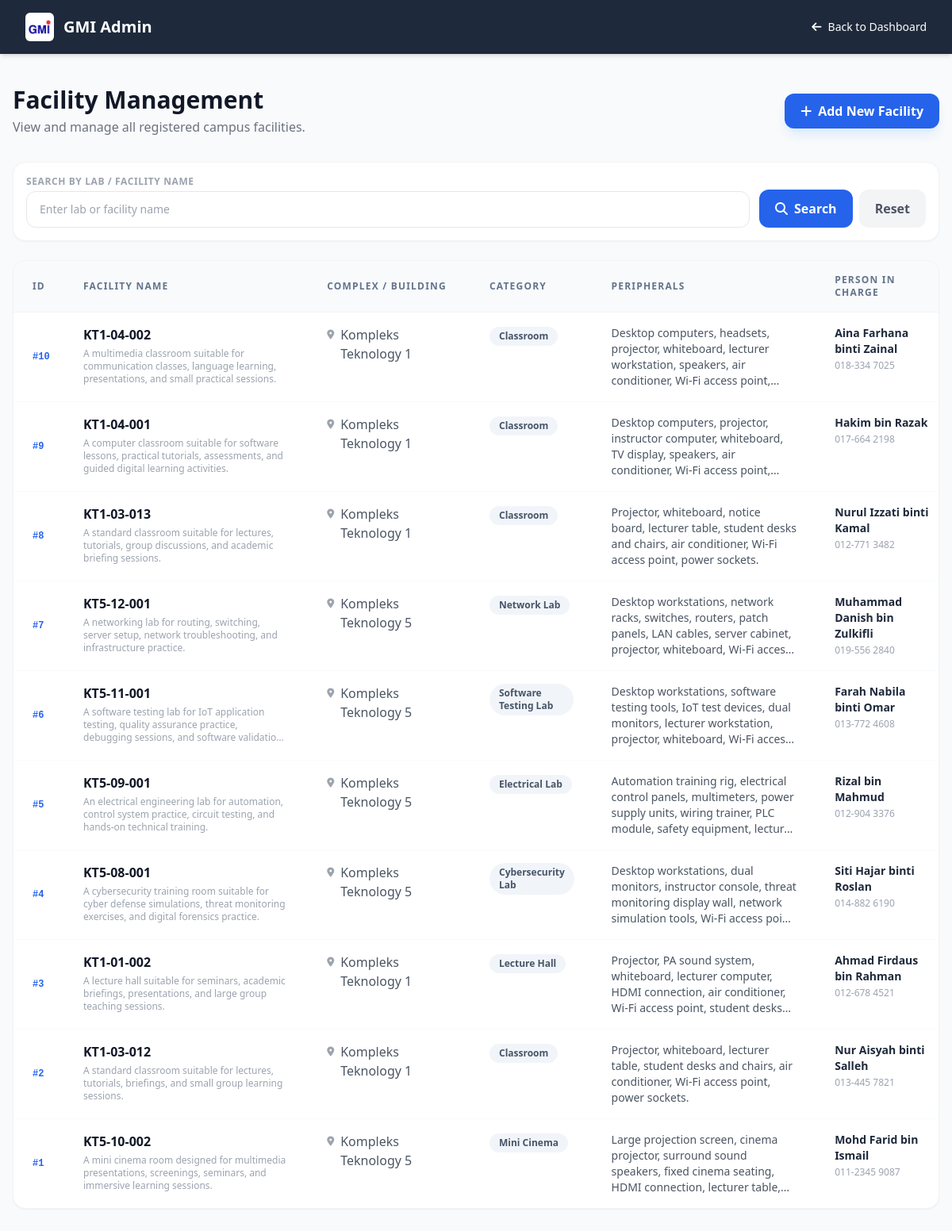
The page /mng_facility.php (signed in) on the database its author committed.
### tables this page shows
CREATE TABLE `system_settings` (
  `setting_key` varchar(100) NOT NULL,
  `setting_value` varchar(255) DEFAULT NULL
);

CREATE TABLE `facility_descriptions` (
  `description_id` int(11) NOT NULL,
  `facility_id` int(11) NOT NULL,
  `description` text DEFAULT NULL,
  `unique_details` text DEFAULT NULL,
  `created_at` timestamp NOT NULL DEFAULT current_timestamp(),
  `updated_at` timestamp NOT NULL DEFAULT current_timestamp() ON UPDATE current_timestamp()
);

CREATE TABLE `facilities` (
  `facility_id` int(20) NOT NULL,
  `name` varchar(100) NOT NULL,
  `location` varchar(100) NOT NULL,
  `category` varchar(50) NOT NULL,
  `description` text DEFAULT NULL,
  `peripherals` text DEFAULT NULL,
  `image_url` varchar(255) DEFAULT NULL,
  `person_in_charge` varchar(100) DEFAULT NULL,
  `pic_phone` varchar(30) DEFAULT NULL,
  `pic_details` text DEFAULT NULL
);

### mng_facility.php (the view, shortened to what this page needs)
<?php
include 'connectdb.php';
require_once 'system_helpers.php';
mysqli_select_db($dataconn, 'cookie');
$search = isset($_GET['search']) ? trim($_GET['search']) : '';
?>
<!DOCTYPE html>
<html lang="en">
<head>
    <script src="https://cdn.tailwindcss.com"></script>
    <link rel="stylesheet" href="https://cdnjs.cloudflare.com/ajax/libs/font-awesome/6.4.0/css/all.min.css">
</head>
<body class="bg-gray-50 font-sans antialiased text-gray-800">
    <nav class="bg-slate-800 text-white shadow-md px-8 py-4 flex justify-between items-center">
        <div class="flex items-center space-x-3">
            <?= spg_brand_logo($dataconn, 'h-9 w-9') ?>
            <span class="text-xl font-bold">GMI Admin</span>
        </div>
        <a href="admin.php" class="text-sm hover:text-blue-400 transition"><i class="fa-solid fa-arrow-left mr-2"></i>Back to Dashboard</a>
    </nav>
    <main class="max-w-[1500px] mx-auto px-4 py-10">
        <div class="flex justify-between items-center mb-8">
            <div>
                <h1 class="text-3xl font-bold text-gray-900">Facility Management</h1>
                <p class="text-gray-500 mt-1">View and manage all registered campus facilities.</p>
            </div>
            <a href="add_facility.php" class="bg-blue-600 hover:bg-blue-700 text-white px-5 py-2.5 rounded-xl font-bold transition flex items-center shadow-lg shadow-blue-100">
                <i class="fa-solid fa-plus mr-2"></i> Add New Facility
            </a>
        </div>
        <form method="GET" class="bg-white rounded-2xl shadow-sm border border-gray-100 p-4 mb-6 flex flex-col md:flex-row gap-3">
            <div class="flex-1">
                <label class="block text-xs font-bold text-gray-400 uppercase tracking-wider mb-1">Search by Lab / Facility Name</label>
                <input type="text" name="search" value="<?= htmlspecialchars($search) ?>" placeholder="Enter lab or facility name"
                    class="w-full px-4 py-3 rounded-xl border border-gray-200 focus:ring-2 focus:ring-blue-500 outline-none text-sm">
            </div>
            <div class="flex items-end gap-2">
                <button class="bg-blue-600 hover:bg-blue-700 text-white px-5 py-3 rounded-xl font-bold transition">
                    <i class="fa-solid fa-magnifying-glass mr-2"></i>Search
                </button>
                <a href="mng_facility.php" class="bg-gray-100 hover:bg-gray-200 text-gray-600 px-5 py-3 rounded-xl font-bold transition">Reset</a>
            </div>
        </form>
        <div class="bg-white rounded-2xl shadow-sm border border-gray-100 overflow-hidden">
            <div class="overflow-x-auto">
                <table class="w-full min-w-[1280px] text-left table-fixed">
                    <colgroup>
                        <col class="w-[5%]">
                        <col class="w-[24%]">
                        <col class="w-[16%]">
                        <col class="w-[12%]">
                        <col class="w-[22%]">
                        <col class="w-[13%]">
                        <col class="w-[8%]">
                    </colgroup>
                    <thead>
                        <tr class="bg-slate-50 border-b border-gray-100 text-xs font-bold uppercase tracking-widest text-slate-500">
                            <th class="px-6 py-4">ID</th>
                            <th class="px-6 py-4">Facility Name</th>
                            <th class="px-6 py-4">Complex / Building</th>
                            <th class="px-6 py-4">Category</th>
                            <th class="px-6 py-4">Peripherals</th>
                            <th class="px-6 py-4">Person In Charge</th>
                        </tr>
                    </thead>
                    <tbody class="divide-y divide-gray-50">
                        <?php
                        $query = "SELECT f.*, " . spg_facility_description_select('f', 'fd') . "
                            FROM facilities f
                            " . spg_facility_description_join('f', 'fd');
                        $query .= " ORDER BY f.facility_id DESC";
                        $result = mysqli_query($dataconn, $query);
                        if ($result && mysqli_num_rows($result) > 0) {
                            while ($row = mysqli_fetch_assoc($result)) {
                                echo "<tr class='hover:bg-blue-50/30 transition'>";
                                echo "<td class='px-6 py-4 font-mono text-xs text-blue-600 font-bold whitespace-nowrap'>#" . $row['facility_id'] . "</td>";
                                echo "<td class='px-6 py-4 align-top'>";
                                echo "<div class='font-bold text-gray-900'>" . htmlspecialchars($row['name']) . "</div>";
                                echo "<div class='text-xs text-gray-400 mt-1 line-clamp-3' title='" . htmlspecialchars($row['facility_description'] ?? '', ENT_QUOTES) . "'>" . htmlspecialchars($row['facility_description'] ?? '') . "</div>";
                                echo "</td>";
                                echo "<td class='px-6 py-4 text-gray-600 align-top'><div class='flex items-start gap-2'><i class='fa-solid fa-location-dot text-gray-400 text-xs mt-1'></i><span>" . htmlspecialchars($row['location']) . "</span></div></td>";
                                echo "<td class='px-6 py-4 align-top'><span class='inline-block px-3 py-1 rounded-full bg-slate-100 text-slate-600 text-xs font-bold break-words'>" . htmlspecialchars($row['category']) . "</span></td>";
                                echo "<td class='px-6 py-4 text-gray-600 text-sm align-top'><div class='line-clamp-4' title='" . htmlspecialchars($row['peripherals'] ?? '', ENT_QUOTES) . "'>" . nl2br(htmlspecialchars($row['peripherals'] ?? '')) . "</div></td>";
                                echo "<td class='px-6 py-4 text-gray-600 text-sm align-top'>";
                                echo "<span class='font-bold text-slate-800'>" . htmlspecialchars($row['person_in_charge'] ?? '') . "</span><br>";
                                echo "<span class='text-xs text-gray-400'>" . htmlspecialchars($row['pic_phone'] ?? '') . "</span>";
                                echo "</td>";
                                echo "</tr>";
                            }
                        } else {
                            echo "<tr><td colspan='7' class='px-6 py-10 text-center text-gray-400 italic'>No facilities found in the database.</td></tr>";
                        }
                        ?>
                    </tbody>
                </table>
            </div>
        </div>
    </main>
</body>
</html>

### system_helpers.php (shortened to what this page needs)
<?php
function spg_column_exists($conn, $table, $column) {
    $table = mysqli_real_escape_string($conn, $table);
    $column = mysqli_real_escape_string($conn, $column);
    $result = mysqli_query($conn, "SHOW COLUMNS FROM `$table` LIKE '$column'");
    return $result && mysqli_num_rows($result) > 0;
}
function spg_ensure_schema($conn) {
    mysqli_query($conn, "CREATE TABLE IF NOT EXISTS system_settings (
        setting_key VARCHAR(100) NOT NULL PRIMARY KEY,
        setting_value VARCHAR(255) NULL
    )");
    mysqli_query($conn, "CREATE TABLE IF NOT EXISTS facility_categories (
        category_id INT NOT NULL AUTO_INCREMENT PRIMARY KEY,
        category_name VARCHAR(50) NOT NULL UNIQUE
    )");
    mysqli_query($conn, "CREATE TABLE IF NOT EXISTS facility_descriptions (
        description_id INT NOT NULL AUTO_INCREMENT PRIMARY KEY,
        facility_id INT NOT NULL UNIQUE,
        description TEXT NULL,
        unique_details TEXT NULL,
        created_at TIMESTAMP DEFAULT CURRENT_TIMESTAMP,
        updated_at TIMESTAMP DEFAULT CURRENT_TIMESTAMP ON UPDATE CURRENT_TIMESTAMP
    )");
    $default_categories = array('Classroom', 'Computer Lab', 'Lecture Hall', 'Meeting Room', 'Auditorium', 'Workshop', 'Laboratory', 'Mini Cinema');
    foreach ($default_categories as $category) {
        $category = mysqli_real_escape_string($conn, $category);
        mysqli_query($conn, "INSERT IGNORE INTO facility_categories (category_name) VALUES ('$category')");
    }
    mysqli_query($conn, "INSERT IGNORE INTO facility_categories (category_name)
        SELECT DISTINCT category FROM facilities WHERE category IS NOT NULL AND category <> ''");
    $facility_columns = array(
        'description' => "ALTER TABLE facilities ADD description TEXT NULL",
        'peripherals' => "ALTER TABLE facilities ADD peripherals TEXT NULL",
        'image_url' => "ALTER TABLE facilities ADD image_url VARCHAR(255) NULL",
        'person_in_charge' => "ALTER TABLE facilities ADD person_in_charge VARCHAR(100) NULL",
        'pic_phone' => "ALTER TABLE facilities ADD pic_phone VARCHAR(30) NULL",
        'pic_details' => "ALTER TABLE facilities ADD pic_details TEXT NULL"
    );
    foreach ($facility_columns as $column => $sql) {
        if (!spg_column_exists($conn, 'facilities', $column)) {
            mysqli_query($conn, $sql);
        }
    }
    mysqli_query($conn, "INSERT INTO facility_descriptions (facility_id, description)
        SELECT facility_id, description
        FROM facilities
        WHERE description IS NOT NULL AND description <> ''
        ON DUPLICATE KEY UPDATE
            description = IF(facility_descriptions.description IS NULL OR facility_descriptions.description = '', VALUES(description), facility_descriptions.description)");
    mysqli_query($conn, "ALTER TABLE facilities MODIFY name VARCHAR(100) NOT NULL");
    mysqli_query($conn, "ALTER TABLE facilities MODIFY location VARCHAR(100) NOT NULL");
    mysqli_query($conn, "ALTER TABLE facilities MODIFY category VARCHAR(50) NOT NULL");
    if (spg_column_exists($conn, 'users', 'phone_number')) {
        mysqli_query($conn, "ALTER TABLE users MODIFY phone_number VARCHAR(30) NOT NULL");
    }
    if (spg_column_exists($conn, 'booking', 'time')) {
        mysqli_query($conn, "ALTER TABLE booking MODIFY time TIME NOT NULL");
    }
    $booking_columns = array(
        'purpose' => "ALTER TABLE booking ADD purpose VARCHAR(255) NULL",
        'emergency_phone' => "ALTER TABLE booking ADD emergency_phone VARCHAR(30) NULL",
        'remarks' => "ALTER TABLE booking ADD remarks TEXT NULL"
    );
    foreach ($booking_columns as $column => $sql) {
        if (!spg_column_exists($conn, 'booking', $column)) {
            mysqli_query($conn, $sql);
        }
    }
}
function spg_facility_description_join($facility_alias = 'f', $description_alias = 'fd') {
    return "LEFT JOIN facility_descriptions $description_alias ON $description_alias.facility_id = $facility_alias.facility_id";
}
function spg_facility_description_select($facility_alias = 'f', $description_alias = 'fd') {
    return "COALESCE($description_alias.description, $facility_alias.description) AS facility_description, $description_alias.unique_details AS unique_details";
}
function spg_get_setting($conn, $key) {
    spg_ensure_schema($conn);
    $key = mysqli_real_escape_string($conn, $key);
    $result = mysqli_query($conn, "SELECT setting_value FROM system_settings WHERE setting_key = '$key' LIMIT 1");
    if ($result && $row = mysqli_fetch_assoc($result)) {
        return $row['setting_value'];
    }
    return '';
}
function spg_brand_logo($conn, $classes = 'h-9 w-9') {
    $logo_url = trim(spg_get_setting($conn, 'gmi_logo_url'));
    if ($logo_url !== '') {
        return "<img src='" . htmlspecialchars($logo_url) . "' alt='GMI Logo' class='" . htmlspecialchars($classes) . " object-contain bg-white rounded-md p-1'>";
    }
    return "<i class='fa-solid fa-building-shield text-xl'></i>";
}
?>

### mng_facility.php (style rules this page uses)
.line-clamp-3, .line-clamp-4 { display: -webkit-box; -webkit-box-orient: vertical; overflow: hidden; }
.line-clamp-3 { -webkit-line-clamp: 3; }
.line-clamp-4 { -webkit-line-clamp: 4; }

### rows shown on the page
system_settings: setting_value (picture)
facility_descriptions: facility.facility_id "10", facility.name "KT1-04-002", facility_description "A multimedia classroom suitable for communication classes, language learning, presentations, and small practical sessions.", facility.location "Kompleks Teknology 1", facility.category "Classroom", facility.peripherals "Desktop computers, headsets, projector, whiteboard, lecturer workstation, speakers, air conditioner, Wi-Fi access…", facility.person_in_charge "Aina Farhana binti Zainal", facility.pic_phone "018-334 7025"
facility_descriptions: facility.facility_id "9", facility.name "KT1-04-001", facility_description "A computer classroom suitable for software lessons, practical tutorials, assessments, and guided digital learning activities.", facility.location "Kompleks Teknology 1", facility.category "Classroom", facility.peripherals "Desktop computers, projector, instructor computer, whiteboard, TV display, speakers, air conditioner, Wi-Fi access…", facility.person_in_charge "Hakim bin Razak", facility.pic_phone "017-664 2198"
facility_descriptions: facility.facility_id "8", facility.name "KT1-03-013", facility_description "A standard classroom suitable for lectures, tutorials, group discussions, and academic briefing sessions.", facility.location "Kompleks Teknology 1", facility.category "Classroom", facility.peripherals "Projector, whiteboard, notice board, lecturer table, student desks and chairs, air conditioner, Wi-Fi access point, power sockets.", facility.person_in_charge "Nurul Izzati binti Kamal", facility.pic_phone "012-771 3482"
facility_descriptions: facility.facility_id "7", facility.name "KT5-12-001", facility_description "A networking lab for routing, switching, server setup, network troubleshooting, and infrastructure practice.", facility.location "Kompleks Teknology 5", facility.category "Network Lab", facility.peripherals "Desktop workstations, network racks, switches, routers, patch panels, LAN cables, server cabinet, projector, whiteboard, Wi-Fi…", facility.person_in_charge "Muhammad Danish bin Zulkifli", facility.pic_phone "019-556 2840"
facility_descriptions: facility.facility_id "6", facility.name "KT5-11-001", facility_description "A software testing lab for IoT application testing, quality assurance practice, debugging sessions, and software…", facility.location "Kompleks Teknology 5", facility.category "Software Testing Lab", facility.peripherals "Desktop workstations, software testing tools, IoT test devices, dual monitors, lecturer workstation, projector, whiteboard, Wi-Fi…", facility.person_in_charge "Farah Nabila binti Omar", facility.pic_phone "013-772 4608"
facility_descriptions: facility.facility_id "5", facility.name "KT5-09-001", facility_description "An electrical engineering lab for automation, control system practice, circuit testing, and hands-on technical training.", facility.location "Kompleks Teknology 5", facility.category "Electrical Lab", facility.peripherals "Automation training rig, electrical control panels, multimeters, power supply units, wiring trainer, PLC module, safety equipment,…", facility.person_in_charge "Rizal bin Mahmud", facility.pic_phone "012-904 3376"
facility_descriptions: facility.facility_id "4", facility.name "KT5-08-001", facility_description "A cybersecurity training room suitable for cyber defense simulations, threat monitoring exercises, and digital forensics practice.", facility.location "Kompleks Teknology 5", facility.category "Cybersecurity Lab", facility.peripherals "Desktop workstations, dual monitors, instructor console, threat monitoring display wall, network simulation tools, Wi-Fi access…", facility.person_in_charge "Siti Hajar binti Roslan", facility.pic_phone "014-882 6190"
facility_descriptions: facility.facility_id "3", facility.name "KT1-01-002", facility_description "A lecture hall suitable for seminars, academic briefings, presentations, and large group teaching sessions.", facility.location "Kompleks Teknology 1", facility.category "Lecture Hall", facility.peripherals "Projector, PA sound system, whiteboard, lecturer computer, HDMI connection, air conditioner, Wi-Fi access point, student…", facility.person_in_charge "Ahmad Firdaus bin Rahman", facility.pic_phone "012-678 4521"
facility_descriptions: facility.facility_id "2", facility.name "KT1-03-012", facility_description "A standard classroom suitable for lectures, tutorials, briefings, and small group learning sessions.", facility.location "Kompleks Teknology 1", facility.category "Classroom", facility.peripherals "Projector, whiteboard, lecturer table, student desks and chairs, air conditioner, Wi-Fi access point, power sockets.", facility.person_in_charge "Nur Aisyah binti Salleh", facility.pic_phone "013-445 7821"
facility_descriptions: facility.facility_id "1", facility.name "KT5-10-002", facility_description "A mini cinema room designed for multimedia presentations, screenings, seminars, and immersive learning sessions.", facility.location "Kompleks Teknology 5", facility.category "Mini Cinema", facility.peripherals "Large projection screen, cinema projector, surround sound speakers, fixed cinema seating, HDMI connection, lecturer…", facility.person_in_charge "Mohd Farid bin Ismail", facility.pic_phone "011-2345 9087"
